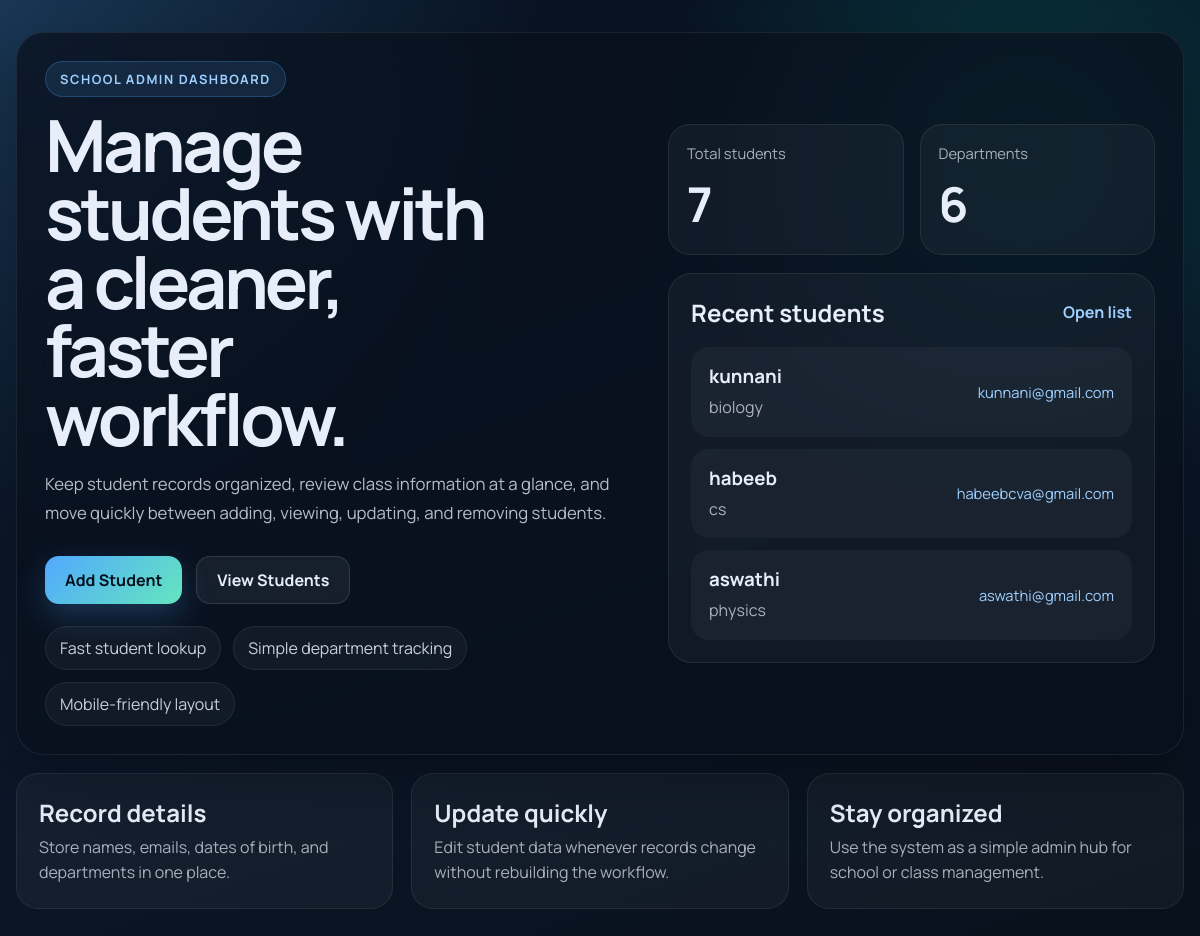
The app's page /student-management/, older data.
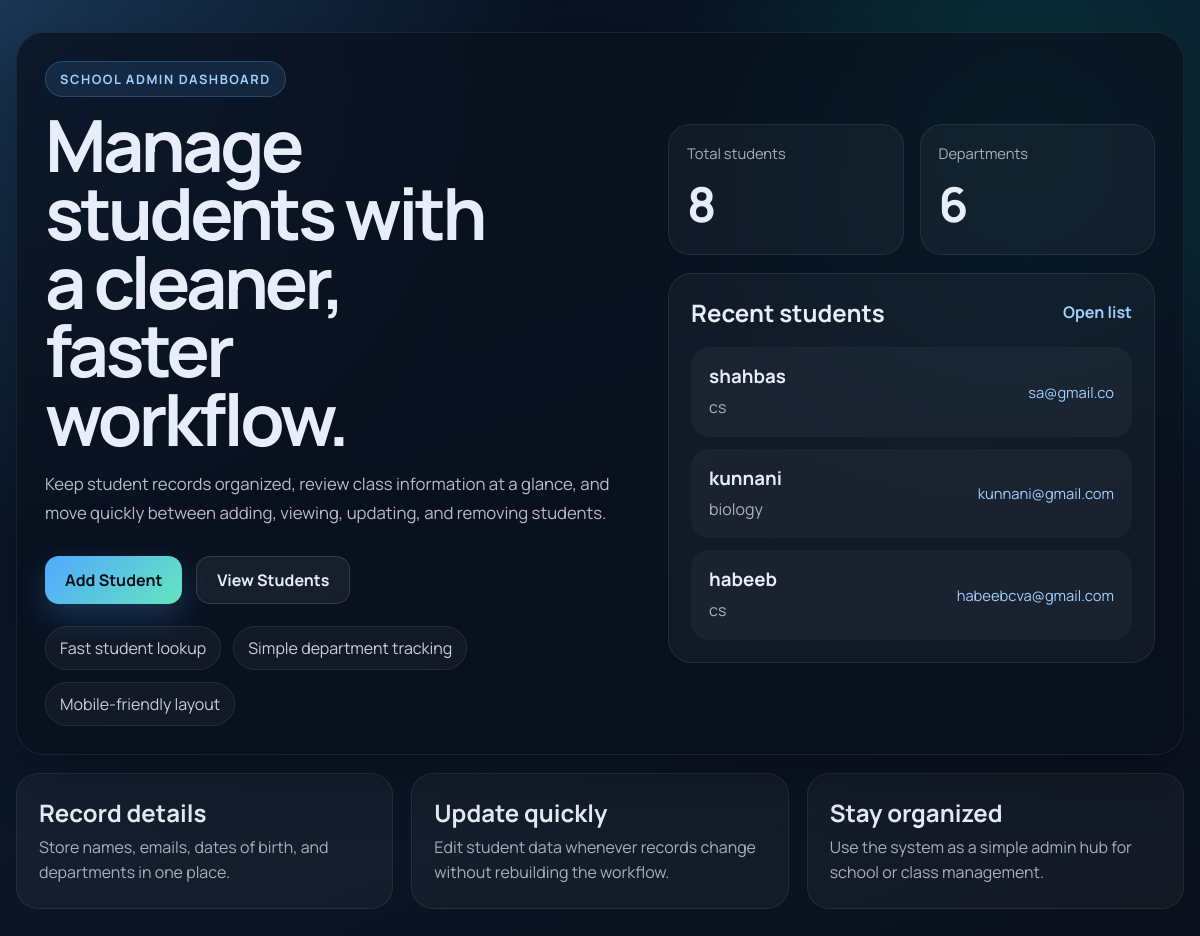
The same page, newer data.
### student_management/models.py (models this page shows, shortened)
class Student(models.Model):
    name = models.CharField(max_length=50)
    email = models.EmailField(unique=True)
    date_of_birth = models.DateField()
    department = models.CharField(max_length=50)
    enrollment_date = models.DateField(auto_now_add=True)

### student_management/views.py (the view)
# urls.py: path('', views.index, name='index'),
def index(request):
    students = Student.objects.all().order_by('-id')[:3]
    total_students = Student.objects.count()
    departments = Student.objects.values('department').distinct().count()
    return render(request, 'index.html', {
        'students': students,
        'total_students': total_students,
        'departments': departments,
    })

### templates/index.html (shortened to what this page needs)
{% load static %}
<!DOCTYPE html>
<html lang="en">
<head>
</head>
<body>
    <main class="page-shell">
        <section class="hero">
            <div class="hero-copy">
                <span class="eyebrow">School admin dashboard</span>
                <h1>Manage students with a cleaner, faster workflow.</h1>
                <p>
                    Keep student records organized, review class information at a glance, and move quickly between adding,
                    viewing, updating, and removing students.
                </p>
                <div class="hero-actions">
                    <a class="btn btn-primary" href="{% url 'add_student' %}">Add Student</a>
                    <a class="btn btn-secondary" href="{% url 'view_student' %}">View Students</a>
                </div>
                <ul class="hero-highlights">
                    <li>Fast student lookup</li>
                    <li>Simple department tracking</li>
                    <li>Mobile-friendly layout</li>
                </ul>
            </div>
            <div class="hero-panel">
                <div class="stat-grid">
                    <article class="stat-card">
                        <span class="stat-label">Total students</span>
                        <strong>{{ total_students }}</strong>
                    </article>
                    <article class="stat-card">
                        <span class="stat-label">Departments</span>
                        <strong>{{ departments }}</strong>
                    </article>
                </div>
                <div class="panel-card">
                    <div class="panel-header">
                        <h2>Recent students</h2>
                        <a href="{% url 'view_student' %}">Open list</a>
                    </div>
                    {% if students %}
                        <div class="student-list">
                            {% for student in students %}
                                <article class="student-row">
                                    <div>
                                        <h3>{{ student.name }}</h3>
                                        <p>{{ student.department }}</p>
                                    </div>
                                    <span>{{ student.email }}</span>
                                </article>
                            {% endfor %}
                        </div>
                    {% else %}
                        <div class="empty-state">
                            <h3>No students yet</h3>
                            <p>Add the first student to get your dashboard started.</p>
                        </div>
                    {% endif %}
                </div>
            </div>
        </section>
        <section class="feature-grid">
            <article class="feature-card">
                <h2>Record details</h2>
                <p>Store names, emails, dates of birth, and departments in one place.</p>
            </article>
            <article class="feature-card">
                <h2>Update quickly</h2>
                <p>Edit student data whenever records change without rebuilding the workflow.</p>
            </article>
            <article class="feature-card">
                <h2>Stay organized</h2>
                <p>Use the system as a simple admin hub for school or class management.</p>
            </article>
        </section>
    </main>
</body>
</html>

Row changes from the older to the newer data that the page shows:
no longer on this page (row unchanged): Student: name "aswathi", department "physics", email "aswathi@gmail.com"
added Student: name "shahbas", department "cs", email "sa@gmail.co"
Text that changed along with them:
{{ total_students }}: "7" → "8"
